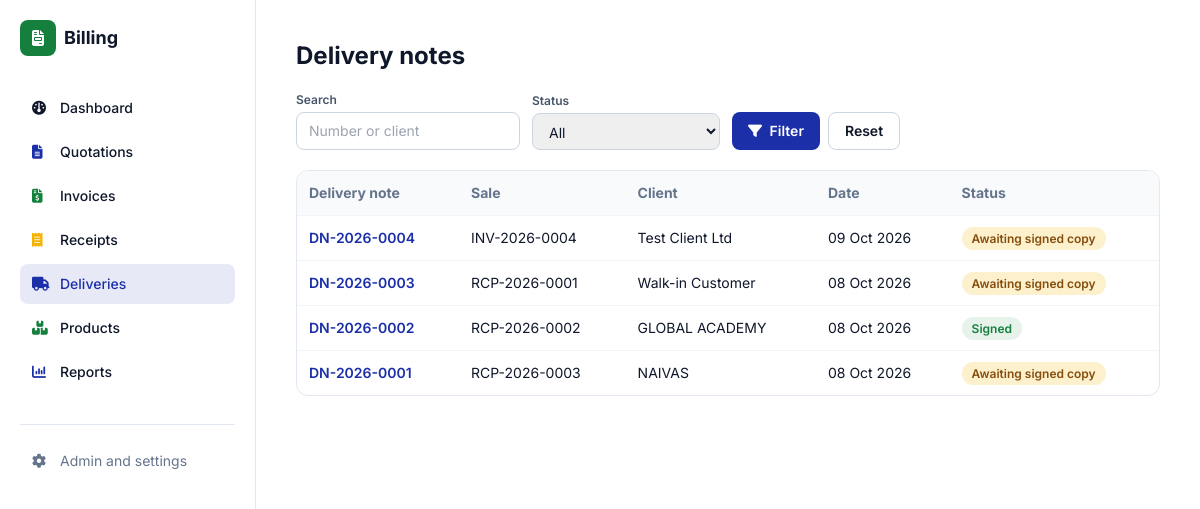
/deliveries/ (signed in), run on an earlier commit of the app's database.
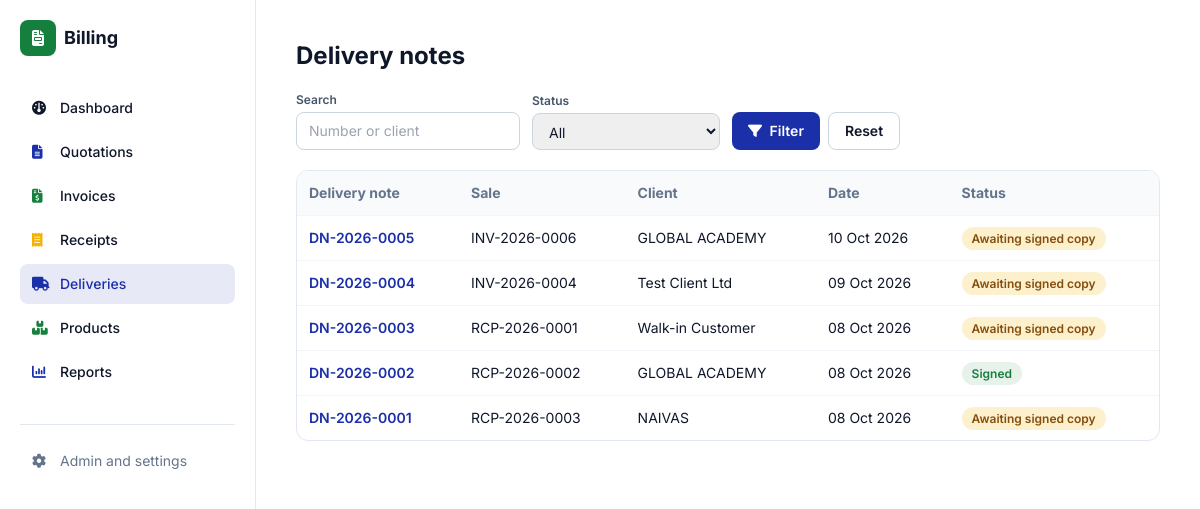
And on a later commit of the database.
### documents/models.py (models this page shows, shortened)
class DeliveryNote(models.Model):
    document = models.ForeignKey(Document, related_name="deliveries", on_delete=models.CASCADE)
    number = models.CharField(max_length=30, unique=True, editable=False)
    delivery_date = models.DateField(default=timezone.localdate)
    delivery_location = models.CharField(max_length=200, blank=True)
    delivered_by = models.CharField(max_length=80, blank=True)
    notes = models.TextField(blank=True)
    received_by = models.CharField(max_length=120, blank=True)
    signed_copy = models.FileField(upload_to=signed_path, blank=True)
    signed_at = models.DateTimeField(null=True, blank=True)
    business = models.JSONField(default=dict, blank=True, editable=False)
    created_at = models.DateTimeField(auto_now_add=True)
    class Meta:
        ordering = ["-created_at"]
    @property
    def is_signed(self):
        return bool(self.signed_copy)

class Document(models.Model):
    QUOTATION, INVOICE, RECEIPT = "quotation", "invoice", "receipt"
    TYPES = [(QUOTATION, "Quotation"), (INVOICE, "Invoice"), (RECEIPT, "Receipt")]
    PREFIX = {QUOTATION: "QUO", INVOICE: "INV", RECEIPT: "RCP"}
    STATUSES = [
        ("draft", "Draft"), ("sent", "Sent"), ("accepted", "Accepted"),
        ("paid", "Paid"), ("void", "Void"),
    ]
    PAYMENT_METHODS = [
        ("cash", "Cash"), ("mpesa", "M-Pesa"), ("bank", "Bank Transfer"), ("card", "Card"),
    ]
    VAT_MODES = [
        ("exclusive", "VAT exclusive (add VAT on top)"),
        ("inclusive", "VAT inclusive (prices include VAT)"),
        ("none", "No VAT"),
    ]
    doc_type = models.CharField(max_length=10, choices=TYPES)
    number = models.CharField(max_length=30, unique=True, editable=False)
    client = models.ForeignKey(Client, null=True, blank=True, on_delete=models.SET_NULL)
    client_name = models.CharField(max_length=150, blank=True, help_text="Walk-in name if no client")
    issue_date = models.DateField(default=timezone.localdate)
    due_date = models.DateField(null=True, blank=True)
    status = models.CharField(max_length=10, choices=STATUSES, default="draft")
    vat_mode = models.CharField(max_length=10, choices=VAT_MODES, default="exclusive")
    served_by = models.CharField(max_length=80, blank=True)
    discount = models.DecimalField(max_digits=12, decimal_places=2, default=0)
    payment_method = models.CharField(max_length=10, choices=PAYMENT_METHODS, blank=True)
    payment_reference = models.CharField(max_length=60, blank=True)
    notes = models.TextField(blank=True)
    terms = models.TextField(blank=True)
    buyer_pin = models.CharField("Buyer KRA PIN", max_length=20, blank=True)
    etims_invoice_no = models.CharField("eTIMS invoice no.", max_length=60, blank=True)
    etims_qr = models.CharField("eTIMS QR data or link", max_length=500, blank=True,
                                help_text="Paste the QR link or data KRA gives you for this invoice")
    share_token = models.CharField(max_length=32, unique=True, null=True, blank=True, editable=False)
    share_viewed_at = models.DateTimeField(null=True, blank=True, editable=False)
    business = models.JSONField(default=dict, blank=True, editable=False)
    source = models.ForeignKey("self", null=True, blank=True, on_delete=models.SET_NULL,
                               related_name="converted")
    created_at = models.DateTimeField(auto_now_add=True)
    class Meta:
        ordering = ["-created_at"]
    @property
    def display_client(self):
        return self.client.name if self.client else (self.client_name or "Walk-in Customer")

class Client(models.Model):
    name = models.CharField(max_length=150)
    phone = models.CharField(max_length=50, blank=True)
    email = models.EmailField(blank=True)
    address = models.TextField(blank=True)
    kra_pin = models.CharField(max_length=30, blank=True)
    class Meta:
        ordering = ["name"]

### documents/views.py (the view)
# urls.py: path("deliveries/", views.delivery_list, name="delivery_list"),
@login_required
def delivery_list(request):
    qs = DeliveryNote.objects.select_related("document", "document__client")
    q = request.GET.get("q", "").strip()
    status = request.GET.get("status", "")
    if q:
        qs = qs.filter(Q(number__icontains=q) | Q(document__number__icontains=q)
                       | Q(document__client__name__icontains=q) | Q(document__client_name__icontains=q))
    if status == "pending":
        qs = qs.filter(signed_copy="")
    elif status == "signed":
        qs = qs.exclude(signed_copy="")
    page_obj, page_range, querystring = paginate(request, qs)
    return render(request, "documents/delivery_list.html", {
        "notes": page_obj, "page_obj": page_obj, "page_range": page_range,
        "querystring": querystring, "f": {"q": q, "status": status}})

### documents/views.py (called while the page is built)
def paginate(request, qs, per_page=PER_PAGE):
    paginator = Paginator(qs, per_page)
    page_obj = paginator.get_page(request.GET.get("page"))
    page_range = list(paginator.get_elided_page_range(page_obj.number, on_each_side=1, on_ends=1))
    params = request.GET.copy()
    params.pop("page", None)
    return page_obj, page_range, params.urlencode()

### templates/documents/delivery_list.html (shortened to what this page needs)
{% extends "base.html" %}
{% block content %}
<h1 class="text-2xl font-bold mb-5">Delivery notes</h1>
<form method="get" class="grid grid-cols-2 md:flex md:flex-wrap md:items-end gap-3 mb-5 text-sm">
  <div class="col-span-2 md:col-span-1">
    <label class="block text-xs font-semibold text-slate-600 mb-1">Search</label>
    <input name="q" value="{{ f.q }}" placeholder="Number or client" class="w-full md:w-56 rounded-lg border border-slate-300 px-3 py-2"></div>
  <div class="col-span-2 md:col-span-1">
    <label class="block text-xs font-semibold text-slate-600 mb-1">Status</label>
    <select name="status" class="w-full rounded-lg border border-slate-300 px-3 py-2">
      <option value="">All</option>
    </select></div>
  <div class="col-span-2 md:col-span-1 flex gap-2">
    <button class="flex-1 md:flex-none bg-brand-blue text-white font-semibold px-4 py-2 rounded-lg"><i class="fa-solid fa-filter mr-1"></i> Filter</button>
    <a href="{% url 'documents:delivery_list' %}" class="flex-1 md:flex-none text-center px-4 py-2 rounded-lg border border-slate-300 font-semibold">Reset</a>
  </div>
</form>
<div class="hidden md:block rounded-xl border border-slate-200 overflow-x-auto">
  <table class="w-full text-sm">
    <thead class="bg-slate-50 text-left text-slate-500">
      <tr><th class="p-3">Delivery note</th><th class="p-3">Sale</th><th class="p-3">Client</th><th class="p-3">Date</th><th class="p-3">Status</th></tr>
    </thead>
    <tbody>
      {% for n in notes %}
      <tr class="border-t border-slate-100 hover:bg-slate-50">
        <td class="p-3 font-semibold"><a class="text-brand-blue" href="{% url 'documents:delivery_detail' n.pk %}">{{ n.number }}</a></td>
        <td class="p-3">{{ n.document.number }}</td>
        <td class="p-3">{{ n.document.display_client }}</td>
        <td class="p-3 whitespace-nowrap">{{ n.delivery_date|date:"d M Y" }}</td>
        <td class="p-3">{% if n.is_signed %}<span class="px-2.5 py-1 rounded-full text-xs font-semibold bg-brand-green/10 text-brand-green">Signed</span>
          {% else %}<span class="px-2.5 py-1 rounded-full text-xs font-semibold bg-brand-gold/20 text-yellow-800">Awaiting signed copy</span>{% endif %}</td>
      </tr>
      {% empty %}
      <tr><td colspan="5" class="p-8 text-center text-slate-400">No delivery notes yet.</td></tr>
      {% endfor %}
    </tbody>
  </table>
</div>
{% endblock %}

What changed in the data, as far as the page shows it:
added DeliveryNote: number "DN-2026-0005", document.number "INV-2026-0006", document.display_client "GLOBAL ACADEMY", delivery_date "10 Oct 2026", signed_copy "Awaiting signed copy"
